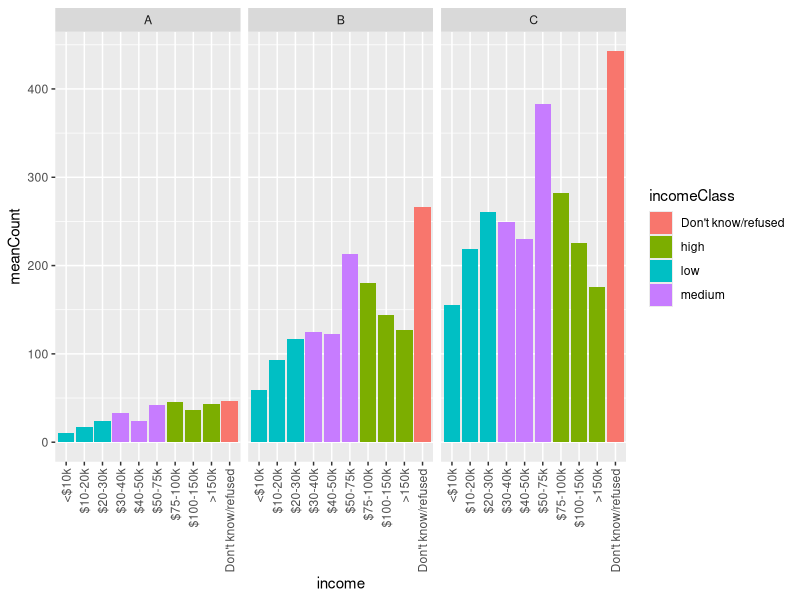

The R source for this figure:
## ---- chunk 1
knitr::opts_chunk$set(echo = TRUE)
## ---- chunk 2
library(tidyverse)
## ---- chunk 3
head(relig_income)
## ---- chunk 4
## Row metadata
set.seed(10)
relig_income$religionClass <- 
  sample(c("A", "B", "C"), nrow(relig_income), replace = TRUE)

## Column metadata
columnMetadata <- data.frame(
  income = c(colnames(relig_income)[
    grepl("0", colnames(relig_income))],
    "Don't know/refused"),
  incomeGroup = c(rep("low", 3), rep("medium", 3), 
            rep("high", 3), "Don't know/refused"))
columnMetadata
## ---- chunk 5
relig_income %>%
  pivot_longer(-c(religion, religionClass), names_to = "income", values_to = "count")
## ---- chunk 6
relig_income %>%
  pivot_longer(-c(religion, religionClass), names_to = "income", values_to = "count") %>%
  mutate(income = ordered(income, levels = columnMetadata$income))
## ---- chunk 7
relig_income %>%
  pivot_longer(-c(religion, religionClass), names_to = "income", values_to = "count") %>%
  mutate(income = ordered(income, levels = columnMetadata$income)) %>%
  mutate(incomeClass = columnMetadata$incomeGroup[income])
## ---- chunk 8
test <- relig_income %>%
  pivot_longer(-c(religion, religionClass), names_to = "income", values_to = "count") %>%
  mutate(income = ordered(income, levels = columnMetadata$income)) %>%
  mutate(incomeClass = columnMetadata$incomeGroup[income])

table(test$income, test$incomeClass)
## ---- chunk 9
relig_income %>%
  pivot_longer(-c(religion, religionClass), names_to = "income", values_to = "count") %>%
  mutate(income = ordered(income, levels = columnMetadata$income)) %>%
  mutate(incomeClass = columnMetadata$incomeGroup[income]) %>%
  group_by(religionClass, income, incomeClass) %>%
  summarize(meanCount = mean(count), .groups =  "drop_last") %>%
  ggplot(aes(x = income, y = meanCount, fill = incomeClass)) +
  geom_col() +
  facet_wrap(vars(religionClass)) + 
  theme(axis.text.x = element_text(angle = 90, vjust = 0.5, hjust=1))


